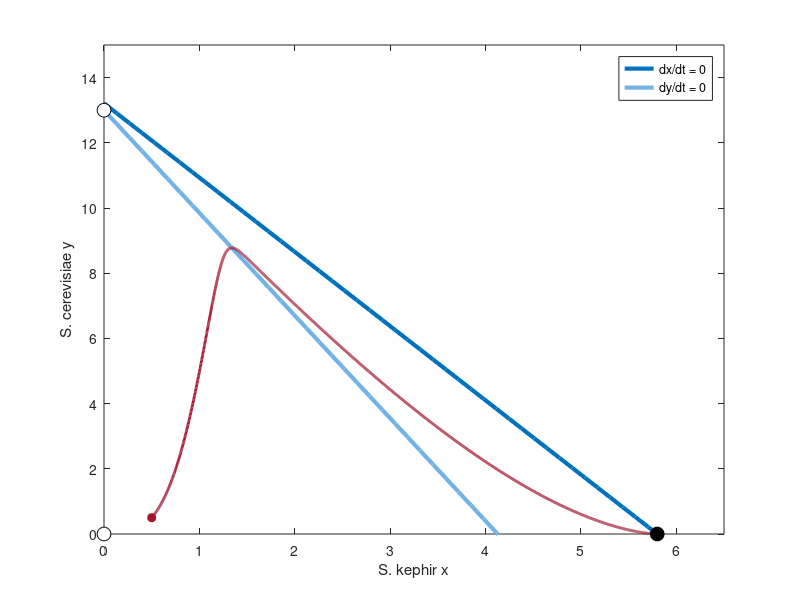

Source code (MATLAB):
% Fig. 4.18: Competition model in the phase plane (book, Section 4.4, Eq. 4.4)
% nullclines y = (1 - x/K1)/g1 and y = K2 (1 - g2 x), steady states (filled: stable, open: unstable), and the solution from Fig. 4.5
% (c) 2026 Philipp Kügler · Program for the book "Dynamical Systems in the Life Sciences" · MIT License (see LICENSE)
r1 = 0.0607; K1 = 5.8; g1 = 0.0757;     % S. kephir
r2 = 0.2183; K2 = 13; g2 = 0.2423;      % S. cerevisiae
f = @(t, z) [r1 * (1 - z(1) / K1 - g1 * z(2)) * z(1); r2 * (1 - z(2) / K2 - g2 * z(1)) * z(2)];
opt = odeset('RelTol', 1e-9, 'AbsTol', 1e-11);
xs = linspace(0, 6.5, 50);
plot(xs, (1 - xs / K1) / g1, 'Color', [0 0.447 0.741], 'LineWidth', 3); hold on
plot(xs, K2 * (1 - g2 * xs), 'Color', [0.45 0.70 0.90], 'LineWidth', 3);
[t, z] = ode45(f, linspace(0, 400, 4001), [0.5; 0.5], opt);
plot(z(:, 1), z(:, 2), 'Color', [0.64 0.08 0.18], 'LineWidth', 2);
plot(0.5, 0.5, 'o', 'Color', [0.64 0.08 0.18], 'MarkerFaceColor', [0.64 0.08 0.18]);
P = [0 0; 0 K2; K1 0];
for i = 1:3
    x = P(i, 1); y = P(i, 2);
    J = [r1 * (1 - 2 * x / K1 - g1 * y), -r1 * g1 * x; -r2 * g2 * y, r2 * (1 - 2 * y / K2 - g2 * x)];
    lam = sort(real(eig(J)));
    if max(lam) < 0, art = 'stable'; fc = 'k'; else, art = 'unstable'; fc = 'w'; end
    plot(x, y, 'ko', 'MarkerFaceColor', fc, 'MarkerSize', 10);
    fprintf('(%g, %g): eigenvalues %.4f  %.4f -> %s\n', x, y, lam, art);
end
hold off
xlim([0 6.5]); ylim([0 15]); xlabel('S. kephir x'); ylabel('S. cerevisiae y');
legend('dx/dt = 0', 'dy/dt = 0');
